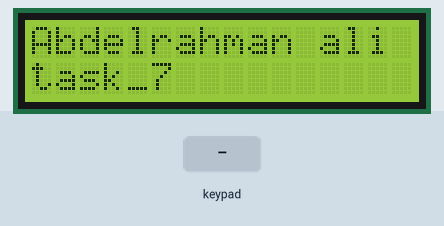
A sketch run on a simulated Arduino Uno, built with avr-gcc and run on an emulated ATmega328P. On the bench: 16×2 character LCD. Inputs (shaded band) come from the test bench. What the sketch prints to the serial monitor is not drawn.

Above: at 1.2 s.
1.3 s: keypad keys 8 9 1 0 # pressed 0.4 s apart
At 3.4 s:
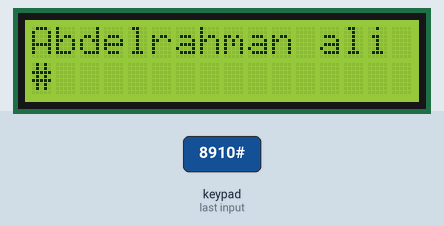
4.8 s: key '*' pressed
At 6.0 s:
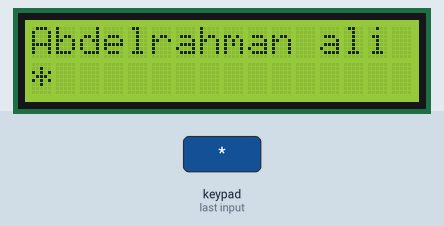
6.3 s: key '2' pressed
At 7.2 s:
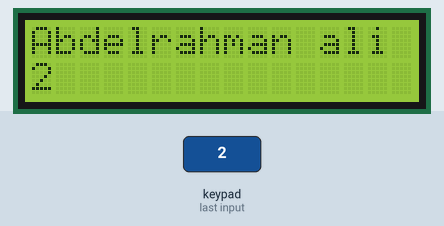
7.8 s: keypad keys 1 3 9 7 pressed 0.4 s apart
At 9.5 s:
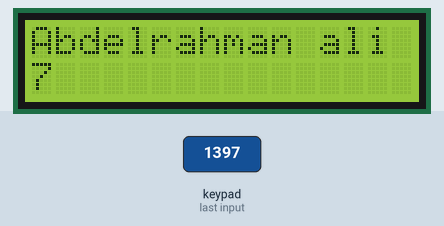
10.9 s: key '#' pressed
At 12.1 s:
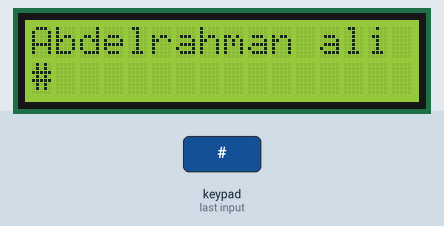
12.4 s: key '1' pressed
At 13.2 s:
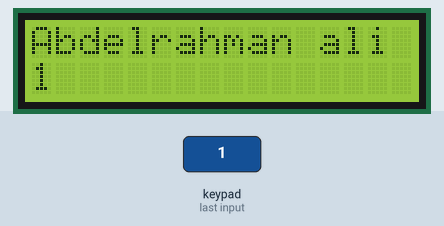
Timing chart, 0 to 14.9 s (numbered marks = the images above; inputs shaded):
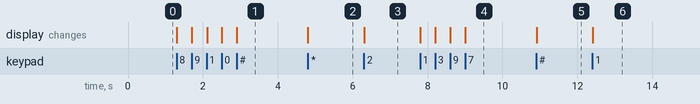

The sketch:

LCD.ino
```cpp
#include <LiquidCrystal.h>
#include <Keypad.h>

// initialize the library with the numbers of the interface pins
LiquidCrystal lcd(7, 6, 5, 4, 3, 2);

const byte ROWS = 4;
const byte COLS = 3;

char hexaKeys[ROWS][COLS] = {
  {'1', '2', '3' },
  {'4', '5', '6' },
  {'7', '8', '9' },
  {'*', '0', '#' }
};

byte colPins[COLS] = {8, 9, 10};
byte rowPins[ROWS] = {A1, A2, A3, A4};

Keypad customKeypad = Keypad(makeKeymap(hexaKeys), rowPins, colPins, ROWS, COLS);

char customKey;

void setup() {
  Serial.begin(9600);
  lcd.begin(16, 2);
  lcd.setCursor(0, 0);
  lcd.print("Abdelrahman ali");
  lcd.setCursor(0, 1);
  lcd.print("task_7");
}

void loop() {
  customKey = customKeypad.getKey();
  if (customKey){
    lcd.setCursor(0, 1);
    lcd.print("                ");
    lcd.setCursor(0, 1);
    lcd.print(customKey);
    Serial.println(customKey);
  }
}
```

Measured:
- after the input at 1.3 s, the display: first changes at once (image 1 shows a later state)
- after the input at 4.8 s, the display: changes at once (image 2)
- after the input at 6.3 s, the display: changes at once (image 3)
- after the input at 7.8 s, the display: first changes at once (image 4 shows a later state)
- after the input at 10.9 s, the display: changes at once (image 5)
- after the input at 12.4 s, the display: changes at once (image 6)
